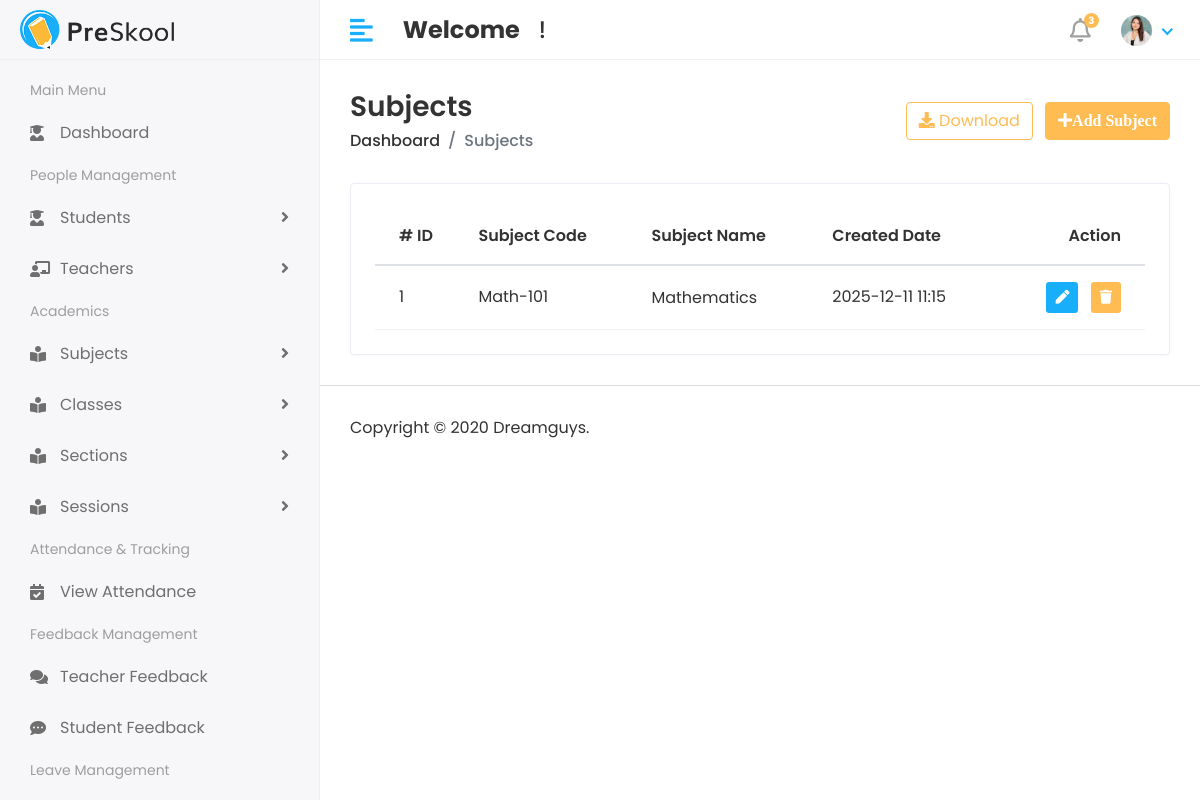
The app's page /academic/subject-list/ with its own data.
### academic/models.py (models this page shows, shortened)
class Subject(models.Model):
    name = models.CharField(
        max_length=100,
        verbose_name="Subject Name"
    )
    code = models.CharField(
        max_length=20,
        unique=True,
        verbose_name="Subject Code"
    )
    created_at = models.DateTimeField(
        auto_now_add=True,
        verbose_name="Created On"
    )

### academic/views.py (the view)
# urls.py: path('subject-list/', subject_list, name='subject_list'),
def subject_list(request):
    subjects = Subject.objects.all().order_by('-created_at')
    context = {
        'subjects': subjects
    }
    return render(request, 'Academic/subject/subject_list.html', context)

### templates/Academic/subject/subject_list.html (shortened to what this page needs)
{% extends "base.html" %}
{% block content %}
<div class="content container-fluid">
               <div class="page-header">
                  <div class="row align-items-center">
                     <div class="col">
                        <h3 class="page-title">Subjects</h3>
                        <ul class="breadcrumb">
                           <li class="breadcrumb-item"><a href="index.html">Dashboard</a></li>
                           <li class="breadcrumb-item active">Subjects</li>
                        </ul>
                     </div>
                     <div class="col-auto text-right float-right ml-auto">
                        <a href="#" class="btn btn-outline-primary mr-2"><i class="fas fa-download"></i> Download</a>
                        <a href="{% url 'add_subject' %}" class="btn btn-primary"><i class="fas fa-plus">Add Subject</i></a>
                     </div>
                  </div>
               </div>
               <div class="row">
                  <div class="col-sm-12">
                     <div class="card card-table">
                        <div class="card-body">
                           <div class="table-responsive">
                              <table class="table table-hover table-center mb-0 datatable">
                                 <thead>
                                    <tr>
                                       <th># ID</th>
                                       <th>Subject Code</th>
                                       <th>Subject Name</th>
                                       <th>Created Date</th>
                                       <th class="text-right">Action</th>
                                    </tr>
                                 </thead>
                                 <tbody>
                                    {% for subject in subjects %}
                                    <tr>
                                       <td>{{ forloop.counter }}</td>
                                       <td>{{ subject.code }}</td>
                                       <td>
                                          <h2>
                                             <a>{{ subject.name }}</a>
                                          </h2>
                                       </td>
                                       <td>{{ subject.created_at|date:"Y-m-d H:i"|default:"—" }}</td>
                                       <td class="text-right">
                                          <div class="actions">
                                             <a href="{% url 'edit_subject' subject.id %}" class="btn btn-sm bg-success-light mr-2">
                                             <i class="fas fa-pen"></i>
                                             </a>
                                             <a href="{% url 'delete_subject' subject.id %}" class="btn btn-sm bg-danger-light" onclick="return confirm('Are you sure you want to delete this subject?')">
                                             <i class="fas fa-trash"></i>
                                             </a>
                                          </div>
                                       </td>
                                    </tr>
                                    {% endfor %}
                                 </tbody>
                              </table>
                           </div>
                        </div>
                     </div>
                  </div>
               </div>
            </div>
{% endblock %}

### static/assets/css/style.css (style rules this page uses)
html { height: 100%; }
body { background-color: #fff; color: #333; font-family: 'Poppins', sans-serif; font-size: 1rem; height: 100%; line-height: 1.5; overflow-x: hidden; }
h1, h2, h3, h4, h5, h6 { font-family: 'Poppins', sans-serif; margin-top: 0; }
ul, ol { padding: 0px; list-style: none; }
.table { color: #333; max-width: 100%; margin-bottom: 0; width: 100%; }
table.table td h2 { display: inline-block; font-size: inherit; font-weight: 400; margin: 0; padding: 0; vertical-align: middle; }
table.table td h2 a { color: #333; }
.table thead tr th { font-weight: 600; }
.table tbody tr { border-bottom: 1px solid rgba(0, 0, 0, 0.05); }
.table.table-center td, .table.table-center th { vertical-align: middle; }
.card-table .card-body .table>thead>tr>th { border-top: 0; }
.card-table .card-body .table tr td:first-child, .card-table .card-body .table tr th:first-child { padding-left: 1.5rem; }
.card-table .card-body .table tr td:last-child, .card-table .card-body .table tr th:last-child { padding-right: 1.5rem; }
.card-table .table td, .card-table .table th { border-top: 1px solid #e2e5e8; padding: 1rem 0.75rem; white-space: nowrap; }
.btn-primary { background-color: #FFBC53; border: 1px solid #FFBC53; }
.btn-outline-primary { color: #FFBC53; border-color: #FFBC53; }
.card { border: 1px solid #ececf5; box-shadow: 0 1px 3px 0 rgba(0, 0, 0, 0.03); margin-bottom: 1.875rem; }
.card-body { padding: 1.5rem; }
.bg-danger-light { background-color: #FFBC53 !important; color: #fff !important; }
.bg-success-light { background-color: #18aefa; color: #fff; }
.page-wrapper>.content { padding: 1.875rem 1.875rem 0; }
.page-header { margin-bottom: 1.875rem; }
.page-header .breadcrumb { background-color: transparent; color: #6c757d; font-size: 1rem; font-weight: 500; margin-bottom: 0; padding: 0; }
.page-header .breadcrumb a { color: #333; }
.page-title { font-size: 28px; font-weight: 600; color: #333; margin-bottom: 5px; }

### records on screen
Subject: code "Math-101", name "Mathematics", created_at "2025-12-11 11:15"
